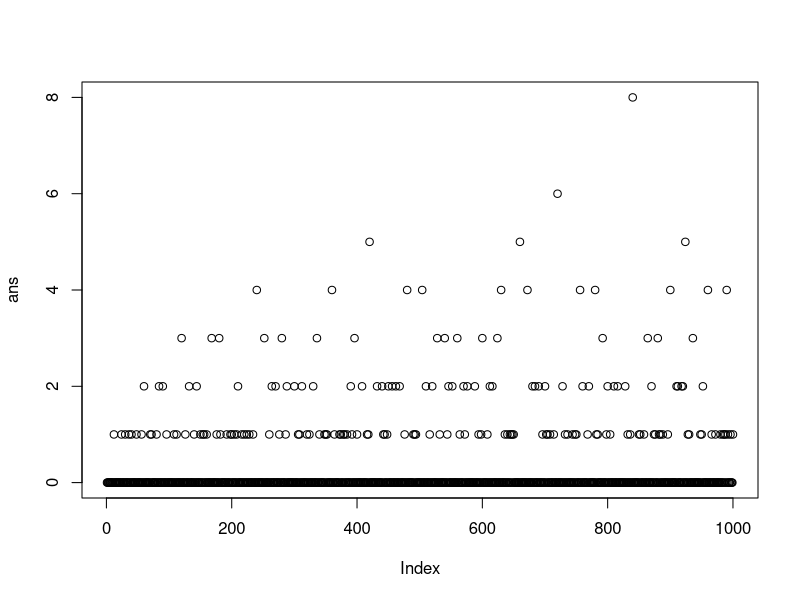

Recreate this plot in R.
#Project Euler problem 39
#For which value of p ≤ 1000, is the number of integer right triangle solutions maximised?

setwd("~/Documents/Huiswerk/Project Euler")
is.wholenumber <-  function(x, tol = .Machine$double.eps^0.5){
  abs(x - round(x)) < tol
}
ans<-mat.or.vec(1000,1)
for(a in 1:1000){
  for(b in 1:a){
    if(is.wholenumber(sqrt(a^2+b^2))){
      if(a+b+sqrt(a^2+b^2)<=1000){
        ans[a+b+sqrt(a^2+b^2)]<-ans[a+b+sqrt(a^2+b^2)]+1
      }
    }
  }
}
which(ans==max(ans))
ans[which(ans==max(ans))]
plot(ans)
